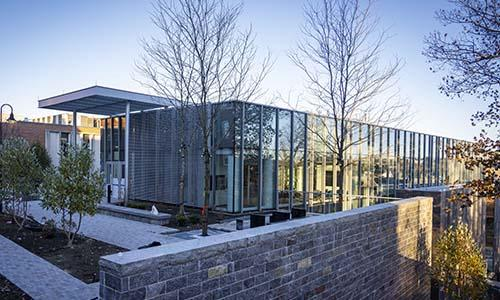
#> input picture Week2/UnityHall.jpg, 500 x 300 px
$ python -i cv_utils.py   (imports and definitions only)   (older library calls are emulated)
#> lines starting #> are read from the running program, lines starting #| are printed output that depends on the picture; after the words box and inside, x2 and y2 are one past the last pixel; in counts of white or black regions, pixels touching at a corner belong together
#> further down, picture is the input picture: shape (300, 500, 3); mean B, G, R 150.9, 134.1, 125.4
'''
Author: Atreya Bhat
RBE 549 Computer Vision @ WPI
'''

import cv2
import datetime
import numpy as np

####################################################
# WEEK 1
####################################################

# [117 lines left out: functions zoom, threshold_frame, border, capture_image, video_record, rotate_image and 2 more, not called in this run]

def extract_color(frame):
    """
    Extracts a specific color range from the frame.
    Args:
        frame (numpy.ndarray): The input frame.
        lower_color (numpy.ndarray): The lower color range.
        upper_color (numpy.ndarray): The upper color range.
    Returns:
        numpy.ndarray: The frame with the extracted color.
    """
    hsv = cv2.cvtColor(frame, cv2.COLOR_BGR2HSV)
#> hsv: shape (300, 500, 3); mean H, S, V 98, 68, 156.2

    # lower boundary RED color range values; Hue (0 - 10)
    lower1 = np.array([0, 100, 20])
    upper1 = np.array([10, 255, 255])
    # upper boundary RED color range values; Hue (160 - 180)
    lower2 = np.array([160,100,20])
    upper2 = np.array([179,255,255])

    lower_mask = cv2.inRange(hsv, lower1, upper1)
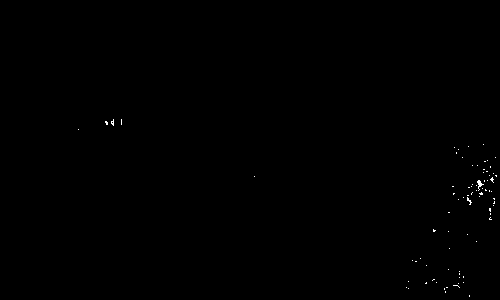
#> lower_mask: shape (300, 500); 0.15% white in thin lines or dots, all inside (x1, y1, x2, y2) = (78, 119, 497, 297)
    upper_mask = cv2.inRange(hsv, lower2, upper2)
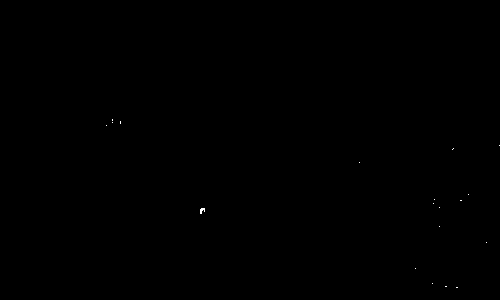
#> upper_mask: shape (300, 500); 0.03% white in thin lines or dots, all inside (x1, y1, x2, y2) = (106, 119, 500, 288)

    full_mask = lower_mask + upper_mask
#> full_mask: shape (300, 500); 0.18% white in thin lines or dots, all inside (x1, y1, x2, y2) = (78, 119, 500, 297)

    return cv2.bitwise_and(frame, frame, mask=full_mask)


####################################################
# WEEK 2
####################################################


# [29 lines left out: functions sobel_custom, laplacian_custom, sobel, not called in this run]


def canny(frame,threshold1=100,threshold2=200):
    return cv2.Canny(frame, threshold1, threshold2)

# [101 lines left out: functions scale_frame, affine_transform, perspective_transform, harris, sift, not called in this run]

>>> import cv2
>>> picture = cv2.imread('UnityHall.jpg')
>>> result = extract_color(picture)
